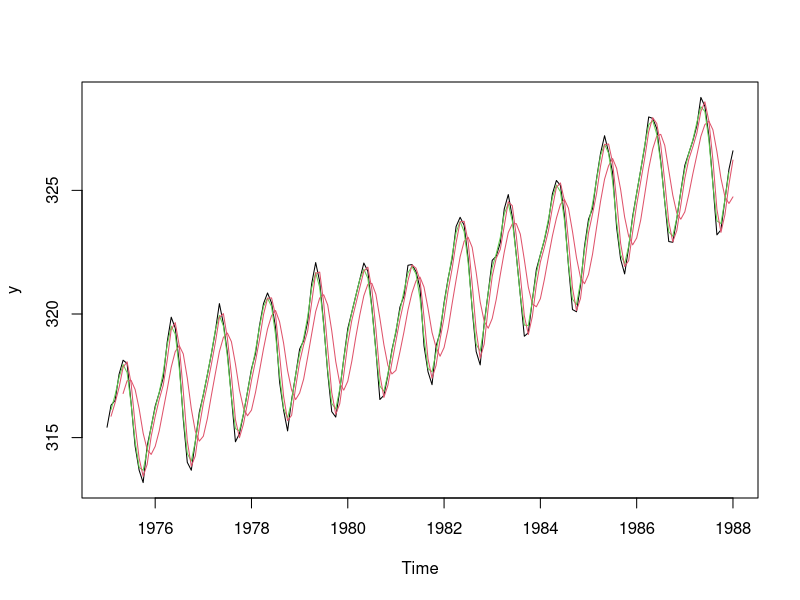

Write R code to recreate this figure.
library(TTR)
co2<-datasets::co2
y<-ts(co2, start = 1975, end = 1988, frequency = 12)
simpleMA<-SMA(y, n=5)
centralMA<-filter(y,filter = c(1/4,1/2,1/4), sides = 2)
squareMA<-filter(y,filter = rep(1/2,2), sides = 1)

plot(y)
lines(simpleMA,col=2)
lines(centralMA,col=3)
lines(squareMA,col=2)